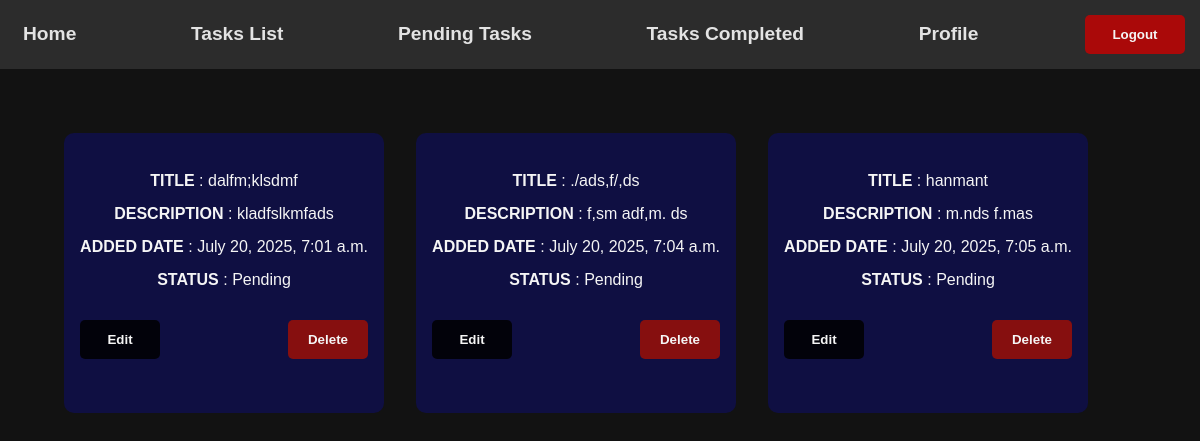
The app's page /Pending-Tasks/ (signed in) with its own data.
### tasks/models.py (models this page shows, shortened)
class Task(models.Model):
    user = models.ForeignKey(User,on_delete=models.CASCADE)
    title = models.CharField(max_length=50)
    description = models.TextField(max_length=100,blank=True)
    completed = models.BooleanField(default=False)
    added_date = models.DateTimeField(auto_now_add=True)
    completed_date= models.DateTimeField(auto_now=True)

### tasks/views.py (the view)
# urls.py: path('Pending-Tasks/',views.pending,name='pendingTask'),
def pending(request):
    tasks = []
    if request.user.is_authenticated:
        tasks = Task.objects.filter(user=request.user,completed=False)
    return render(request,'pending_task.html',{'tasks':tasks})

### tasks/templates/pending_task.html (shortened to what this page needs)
{% extends "layout.html" %}
{% block content %}
<div class='task-container'>
    {% if user.is_authenticated %}
        {% if tasks %}
            {% for task in tasks %}
                    <div class='added-tasks'>
                            <p><b>TITLE</b> : {{task.title}}</p>
                            <p><b>DESCRIPTION</b> : {{task.description}}</p>
                            <p><b>ADDED DATE</b> : {{task.added_date}}</p>
                            <p><b>STATUS</b> : Pending</p>
                            <div class='DE-btns'>
                                <a href="{% url 'updateTask' task.id %}"><button id='E-btn'>Edit</button></a>
                                <a href="{% url 'deleteTask' task.id %}"><button type='button' id='D-btn'>Delete</button></a>
                            </div>
                    </div>
            {% endfor %}
        {% else %}
            <h2>No Tasks Available</h2>
        {% endif %}
    {% else %}
        <h2><a href="{% url 'login' %}">Log In</a> here to see tasks</h2>
    {% endif %}
</div>
{% endblock %}

### static/css/style.css (style rules this page uses)
* { margin: 0; padding: 0; }
* { margin: 0; padding: 0; box-sizing: border-box; }
html, body { height: 100%; }
.task-container { margin: 4em 0px 0px 4em; display: flex; align-items: center; font-family:Arial, Helvetica, sans-serif; gap: 2em; flex-wrap: wrap; }
.added-tasks { width: 320px; height: 280px; text-align: center; background-color: rgb(15, 15, 66); display: flex; flex-direction: column; justify-content: center; word-break: break-all; align-items:center ; border-radius: 10px; gap: 15px; padding: 1em; }
.DE-btns { margin: 1em; display: flex; justify-content: space-between; width: 100%; }
#E-btn { width: 80px; background-color: rgba(0, 0, 0, 0.842); padding: 0.9em; border: none; border-radius: 5px; color: whitesmoke; font-weight: bold; font-family:Arial, Helvetica, sans-serif; cursor: pointer; }
#D-btn { width: 80px; background-color: rgb(134, 15, 15); padding: 0.9em; border: none; border-radius: 5px; color: whitesmoke; font-weight: bold; font-family:Arial, Helvetica, sans-serif; cursor: pointer; }

### records on screen
Task: title "dalfm;klsdmf", description "kladfslkmfads", added_date "July 20, 2025, 7:01 a.m."
Task: title "./ads,f/,ds", description "f,sm adf,m. ds", added_date "July 20, 2025, 7:04 a.m."
Task: title "hanmant", description "m.nds f.mas", added_date "July 20, 2025, 7:05 a.m."
